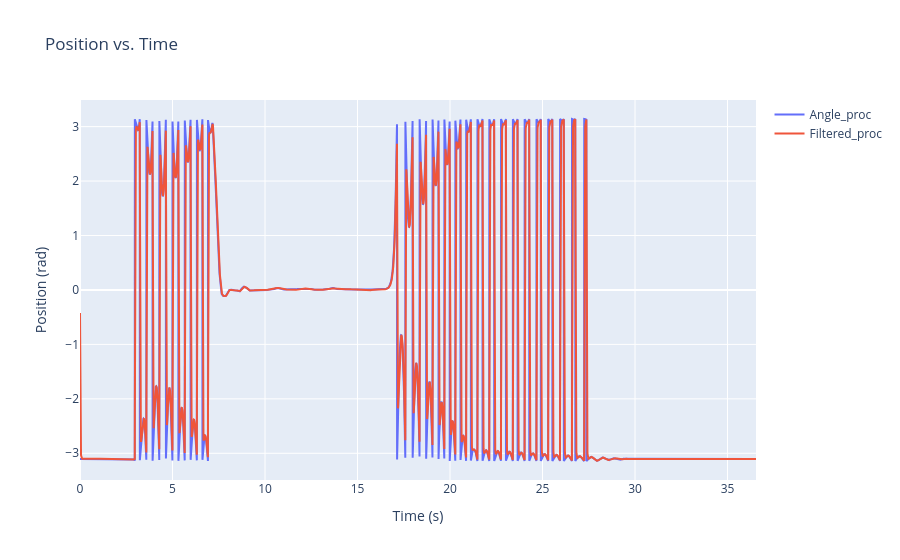

The notebook cell saved with this chart:
### Code cell
time_s = df["Timestamp_ms"] / 1000

fig = go.Figure()
fig.add_trace(go.Scatter(x=time_s, y=df["Angle_proc"], mode="lines", name="Angle_proc"))
fig.add_trace(go.Scatter(x=time_s, y=df["Filtered_proc"], mode="lines", name="Filtered_proc"))

fig.update_layout(
    title="Position vs. Time",
    xaxis_title="Time (s)",
    yaxis_title="Position (rad)",
)
fig.show()

### Figure 1 — Plotly figure (JSON) as saved in the notebook; plotly's stock layout.template omitted (floating-point values rounded to 4 significant figures; data arrays with more than 128 entries replaced by an {"elided": "..."} marker saying what was removed)
{"data": [{"mode": "lines", "name": "Angle_proc", "type": "scatter", "x": {"elided": "7309 float values"}, "y": {"elided": "7309 float values"}}, {"mode": "lines", "name": "Filtered_proc", "type": "scatter", "x": {"elided": "7309 float values"}, "y": {"elided": "7309 float values"}}], "layout": {"title": {"text": "Position vs. Time"}, "xaxis": {"title": {"text": "Time (s)"}}, "yaxis": {"title": {"text": "Position (rad)"}}}}
